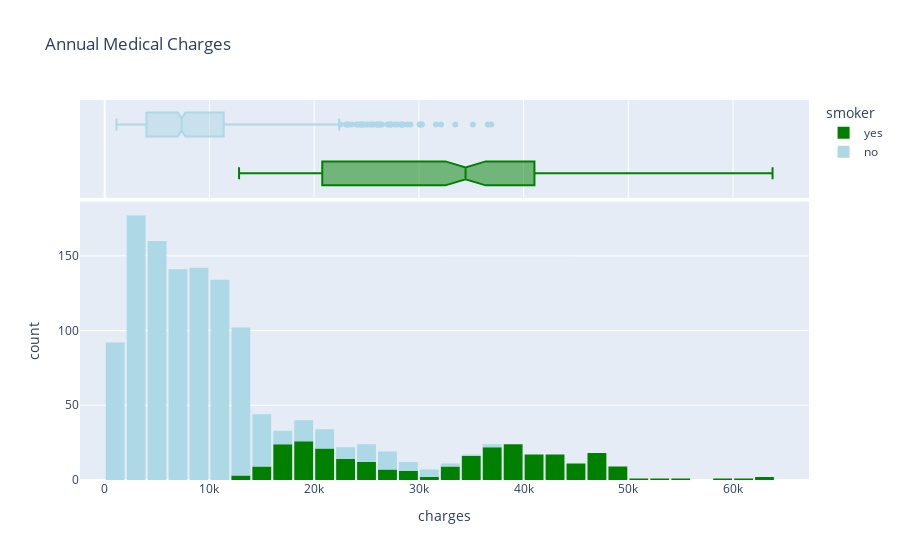

The cell this chart's notebook holds for it:
### Markdown cell above
### 3. Feature Three: Charges

This feature represents the annual medical charges incurred by the individual.
- **Range:** Approximately 1121 to 63770
- **Type:** Continuous numerical feature

To better visualize this feature we will use **histogram**.

### Code cell
figure = px.histogram(data,
                      x="charges",
                      color="smoker",
                      marginal="box",
                      color_discrete_sequence=['green','lightblue'],
                      title="Annual Medical Charges")

figure.update_layout(bargap=0.1)
figure.show()

### Figure 1 — Plotly figure (JSON) as saved in the notebook; plotly's stock layout.template omitted (floating-point values rounded to 4 significant figures; data arrays with more than 128 entries replaced by an {"elided": "..."} marker saying what was removed)
{"data": [{"alignmentgroup": "True", "bingroup": "x", "hovertemplate": "smoker=yes<br>charges=%{x}<br>count=%{y}<extra></extra>", "legendgroup": "yes", "marker": {"color": "green", "pattern": {"shape": ""}}, "name": "yes", "offsetgroup": "yes", "orientation": "v", "showlegend": true, "type": "histogram", "x": {"elided": "274 float values"}, "xaxis": "x", "yaxis": "y"}, {"alignmentgroup": "True", "hovertemplate": "smoker=yes<br>charges=%{x}<extra></extra>", "legendgroup": "yes", "marker": {"color": "green"}, "name": "yes", "notched": true, "offsetgroup": "yes", "showlegend": false, "type": "box", "x": {"elided": "274 float values"}, "xaxis": "x2", "yaxis": "y2"}, {"alignmentgroup": "True", "bingroup": "x", "hovertemplate": "smoker=no<br>charges=%{x}<br>count=%{y}<extra></extra>", "legendgroup": "no", "marker": {"color": "lightblue", "pattern": {"shape": ""}}, "name": "no", "offsetgroup": "no", "orientation": "v", "showlegend": true, "type": "histogram", "x": {"elided": "1064 float values"}, "xaxis": "x", "yaxis": "y"}, {"alignmentgroup": "True", "hovertemplate": "smoker=no<br>charges=%{x}<extra></extra>", "legendgroup": "no", "marker": {"color": "lightblue"}, "name": "no", "notched": true, "offsetgroup": "no", "showlegend": false, "type": "box", "x": {"elided": "1064 float values"}, "xaxis": "x2", "yaxis": "y2"}], "layout": {"bargap": 0.1, "barmode": "relative", "legend": {"title": {"text": "smoker"}, "tracegroupgap": 0}, "title": {"text": "Annual Medical Charges"}, "xaxis": {"anchor": "y", "domain": [0, 1], "title": {"text": "charges"}}, "xaxis2": {"anchor": "y2", "domain": [0, 1], "matches": "x", "showgrid": true, "showticklabels": false}, "yaxis": {"anchor": "x", "domain": [0, 0.7326], "title": {"text": "count"}}, "yaxis2": {"anchor": "x2", "domain": [0.7426, 1], "matches": "y2", "showgrid": false, "showline": false, "showticklabels": false, "ticks": ""}}}
